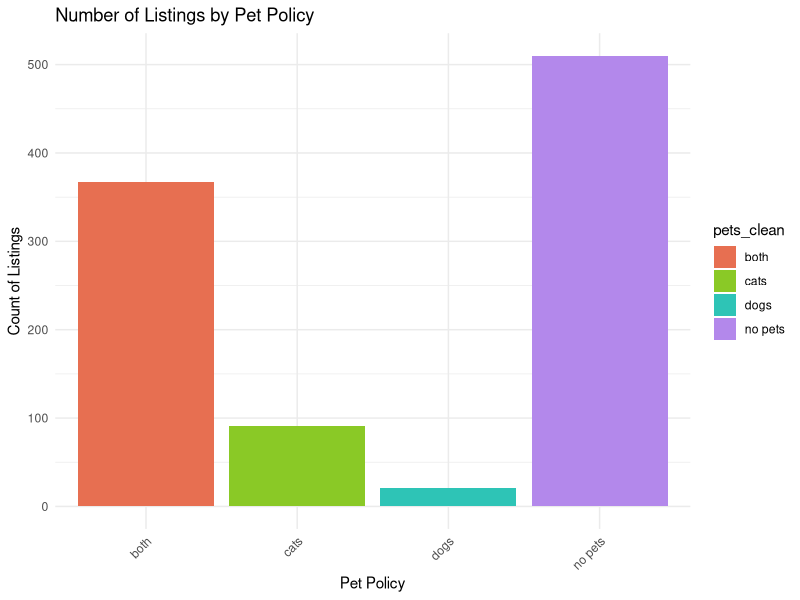
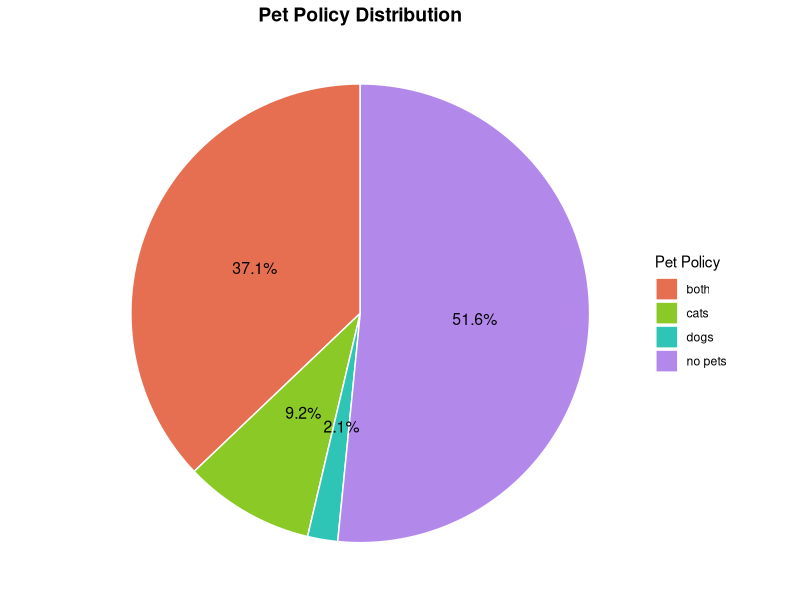
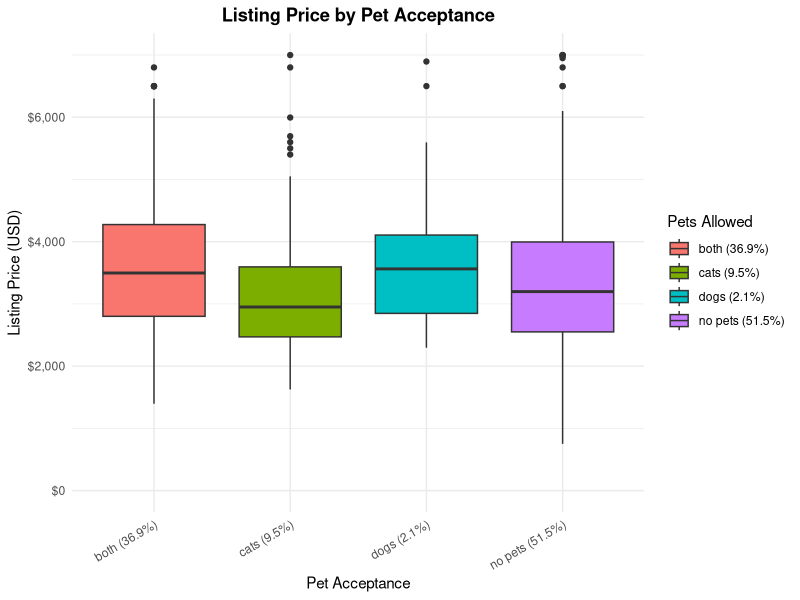

Write the R code that produced these figures, in order.
# Load necessary libraries
library(ggplot2)
library(dplyr)
library(readr)
library(scales)

# Read the data
pets <- read.csv("sf_clean.csv")

# View column names and sample data
str(pets)
head(pets)

# Use original data frame named 'pets'
pets <- pets %>%
  mutate(pets_clean = sub("^\\([a-z]\\)\\s*", "", pets))

pet_colors <- c(
  "both" = "#E76F51",
  "cats" = "#8AC926",
  "dogs" = "#2EC4B6",
  "no pets" = "#B388EB"
)

# Bar plot of pet policies
ggplot(pets, aes(x = pets_clean, fill = pets_clean)) +
  geom_bar() +
  scale_fill_manual(values = pet_colors) +
  theme_minimal() +
  labs(title = "Number of Listings by Pet Policy",
       x = "Pet Policy",
       y = "Count of Listings") +
  theme(axis.text.x = element_text(angle = 45, hjust = 1))


# Summarize counts and calculate percentages
pet_summary_clean <- pets %>%
  count(pets_clean) %>%
  mutate(percentage = round(100 * n / sum(n), 1),
         label = paste0(percentage, "%"))

# Create pie chart with labels and legend
ggplot(pet_summary_clean, aes(x = "", y = n, fill = pets_clean)) +
  geom_col(width = 1, color = "white") +
  coord_polar(theta = "y") +
  geom_text(aes(label = label), position = position_stack(vjust = 0.5), size = 4) +
  scale_fill_manual(values = pet_colors) +
  labs(title = "Pet Policy Distribution", fill = "Pet Policy") +
  theme_void() +
  theme(
    legend.position = "right",
    plot.title = element_text(hjust = 0.5, size = 14, face = "bold")
  )



#box plot showing the price by acceptance 
# Step 1: Clean the 'pets' column
pets <- pets %>%
  mutate(pets_clean = sub("^\\([a-z]\\)\\s*", "", pets))

# Step 2: Filter data to include only listings priced between $0 and $7000
pets_filtered <- pets %>%
  filter(price >= 0 & price <= 7000)

# Step 3: Calculate percentages for each cleaned pet acceptance group
pet_percentages <- pets_filtered %>%
  count(pets_clean) %>%
  mutate(percentage = round(n / sum(n) * 100, 1),
         pets_label = paste0(pets_clean, " (", percentage, "%)"))

# Step 4: Merge percentage labels back into main filtered data
pets_filtered <- pets_filtered %>%
  left_join(pet_percentages, by = "pets_clean")

# Step 5: Create box plot
ggplot(pets_filtered, aes(x = pets_label, y = price, fill = pets_label)) +
  geom_boxplot() +
  labs(
    title = "Listing Price by Pet Acceptance", #(Up to $7,000)
    x = "Pet Acceptance",
    y = "Listing Price (USD)",
    fill = "Pets Allowed"
  ) +
  theme_minimal() +
  scale_y_continuous(labels = dollar, limits = c(0, 7000)) +
  theme(
    axis.text.x = element_text(angle = 30, hjust = 1),
    plot.title = element_text(hjust = 0.5, face = "bold")
  )




